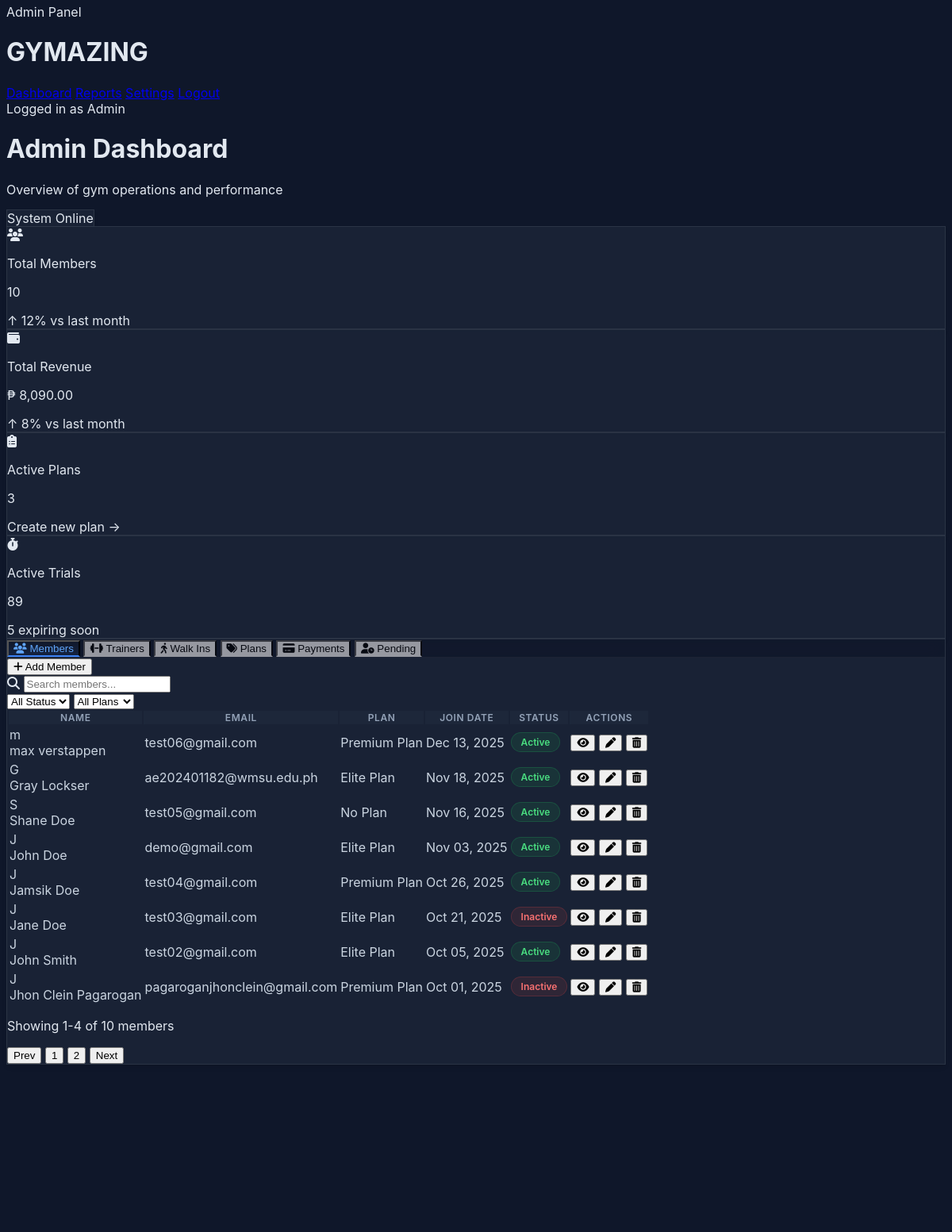
Page /index.php?controller=Admin&action=dashboard (signed in, middle part) on the earlier database version.
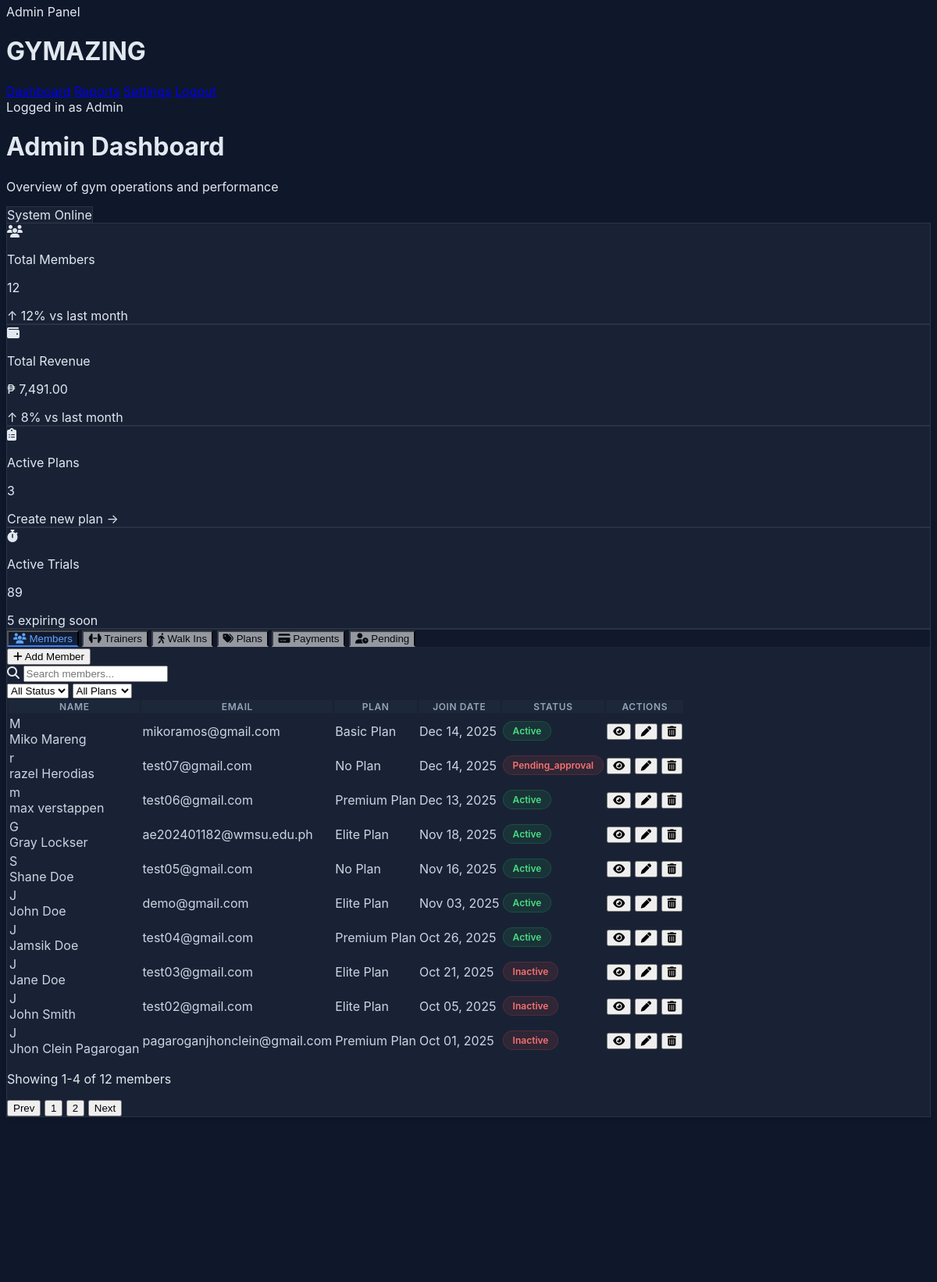
Same page on the later database version.
### tables this page shows
CREATE TABLE `members` (
  `user_id` int(11) NOT NULL,
  `first_name` varchar(50) NOT NULL,
  `last_name` varchar(50) NOT NULL,
  `middle_name` varchar(50) DEFAULT NULL,
  `date_of_birth` date NOT NULL,
  `gender` enum('male','female','Others') NOT NULL,
  `email` varchar(50) NOT NULL,
  `profile_picture` varchar(255) DEFAULT NULL,
  `valid_id_picture` varchar(255) DEFAULT NULL,
  `phone_no` varchar(55) NOT NULL,
  `password` varchar(15) NOT NULL,
  `role` enum('admin','member','trainer') DEFAULT 'member',
  `created_at` date DEFAULT NULL,
  `status` enum('active','inactive','pending_approval','rejected') NOT NULL DEFAULT 'pending_approval'
);

### App/Controller.php (called while the page is built, shortened)
<?php
    class Controller {
        protected function adminView($view, $data=[]) {
            extract($data);
            require __DIR__ . "/../views/admin/admin{$view}.php";
        }
    }
?>

### App/controllers/adminController.php (called while the page is built, shortened)
<?php
    require_once __DIR__ . "/../Controller.php";
    require_once __DIR__ . "/../config/Database.php";
    require_once __DIR__ . "/../models/User.php";
    class AdminController extends Controller {
        public function dashboard() {
            $user = new User();
            $plan = new Plan();
            $payment = new Payment();
            $subscription = new Subscription();
            $trainerModel = new Trainer();
            $members = $user->displayAllUsers();
            $memberCount = $user->countActiveMembers();
            $totalEarned = $payment->totalEarned();
            $trainers = $trainerModel->getAllTrainers();
            $paymentDetails = $subscription->getUserPayments();
            $totalPayments = $subscription->countTotalPayments();
            $walk_ins = $user->displayAllWalkInMembers();
            $plans = $plan->getAllPlans();
            $activePlans = $plan->getAllActivePlans();
            $freezeRequests = $subscription->getPendingFreezeRequests();
            $this->adminView('dashboard', [
                'memberCount' => $memberCount,
                'totalEarned' => $totalEarned,
                'paymentDetails' => $paymentDetails,
                'totalPayments' =>  $totalPayments,
                'trainers' => $trainers,
                'walk_ins' => $walk_ins,
                'members' => $members,
                'plans' => $plans,
                'activePlans' => $activePlans,
                'freezeRequests' => $freezeRequests
            ]);
        }
    }
?>

### public/index.php (called while the page is built, shortened)
<?php
    $app = new App();
    $app->run();
?>

### App/config/Database.php (called while the page is built, shortened)
<?php
    class Database {
        private $host = "localhost";
        private $user = "root";
        private $password = "";
        private $dbname = "gym";
        public function connect() {
            $this->conn = new PDO("mysql:host=$this->host;dbname=$this->dbname", $this->user, $this->password);
            return $this->conn;
        }
    }
?>

### App/models/User.php (called while the page is built, shortened)
<?php
    require_once __DIR__ . "../../config/Database.php";
    class User extends Database {
        public function displayAllUsers() {
            $sql = "SELECT
                    m.user_id, CONCAT(m.first_name, ' ', m.last_name) as name, m.email, m.created_at, p.plan_name, s.end_date, m.status
                    FROM members m
                    LEFT JOIN subscriptions s on s.user_id = m.user_id
                    LEFT JOIN membership_plans p ON p.plan_id = s.plan_id
                    WHERE role = 'member' GROUP BY m.user_id  ORDER BY m.created_at DESC";
            $query = $this->connect()->prepare($sql);
            if($query->execute()) {
                return $query->fetchAll();
            } else {
                return null;
            }
        }
}
?>

### views/admin/adminDashboard.php (the view, shortened to what the rows shown need)
<!DOCTYPE html>
<html lang="en">
<head>
    <script src="../public/assets/js/tailwindcss/tailwindcss.js"></script>
    <link rel="stylesheet" href="https://cdnjs.cloudflare.com/ajax/libs/font-awesome/6.4.0/css/all.min.css">
</head>
<body class="min-h-screen">
    <?php include __DIR__ . "/layouts/adminnavbar.php" ?>
    <div class="min-h-screen md:ml-64 transition-all duration-300">
        <main class="p-6 lg:p-10">
            <div class="mb-10 flex flex-col md:flex-row justify-between items-start md:items-center">
                <div>
                    <h1 class="text-3xl font-bold text-white mb-2 tracking-tight">Admin Dashboard</h1>
                </div>
            </div>
            <div class="glass-panel rounded-xl border-0 overflow-hidden">
                <div id="members" class="tab-content active bg-[#162032]"> <div class="p-6">
                        <div class="overflow-x-auto rounded-lg border border-slate-700">
                            <table class="w-full text-left custom-table">
                                <thead>
                                    <tr>
                                        <th class="p-4 rounded-tl-lg">Name</th>
                                        <th class="p-4">Email</th>
                                        <th class="p-4">Plan</th>
                                        <th class="p-4">Join Date</th>
                                        <th class="p-4">Status</th>
                                        <th class="p-4 text-center rounded-tr-lg">Actions</th>
                                    </tr>
                                </thead>
                                <tbody>
                                    <?php foreach($members as $member) {
                                        $user_name = $member['name'];
                                        $user_initial = substr($user_name, 0, 1);
                                    ?>
                                        <tr class="table-row" data-user-id="<?= $member['user_id'] ?>">
                                            <td class="p-4">
                                                <div class="flex items-center">
                                                    <div class="w-9 h-9 bg-gradient-to-br from-blue-500 to-blue-700 rounded-full flex items-center justify-center text-white font-bold text-sm shadow-md mr-3">
                                                        <?= $user_initial ?>
                                                    </div>
                                                    <span class="font-medium text-white"><?= $member['name'] ?></span>
                                                </div>
                                            </td>
                                            <td class="p-4 text-sm text-slate-400"><?= $member['email'] ?></td>
                                            <td class="p-4 text-sm font-medium text-slate-300"><?= isset($member['plan_name']) ? $member['plan_name'] : '<span class="text-slate-500 italic">No Plan</span>' ?></td>
                                            <td class="p-4 text-sm text-slate-400"><?= date('M d, Y', strtotime($member['created_at'])) ?></td>
                                            <td class="p-4">
                                                <span class="status-badge <?= $member['status'] == 'active' ? 'status-active' : 'status-inactive'?>">
                                                    <?= isset($member['status']) ? ucfirst($member['status']) : 'Inactive' ?>
                                                </span>
                                            </td>
                                            <td class="p-4 text-center">
                                                <div class="flex items-center justify-center gap-2">
                                                    <button id="viewMemberDetailsBtn" class="btn-view-member p-1.5 text-blue-400 hover:text-blue-300 transition-colors" title="View"><i class="fas fa-eye"></i></button>
                                                    <button class="btn-edit-member p-1.5 text-emerald-400 hover:text-emerald-300 transition-colors" title="Edit"><i class="fas fa-pen"></i></button>
                                                    <button class="btn-delete-member p-1.5 text-red-400 hover:text-red-300 transition-colors" title="Deactivate"><i class="fas fa-trash-alt"></i></button>
                                                </div>
                                            </td>
                                        </tr>
                                    <?php } ?>
                                </tbody>
                            </table>
                        </div>
                    </div>
                </div>
            </div> </main>
    </div>
</body>
</html>

Differences in the rows shown:
added members: user_initial "M", name "Miko Mareng", email "mikoramos@gmail.com", plan_name "Basic Plan", created_at "Dec 14, 2025", status "Active"
added members: user_initial "r", name "razel Herodias", email "test07@gmail.com", shows "No Plan", created_at "Dec 14, 2025", status "Pending_approval"
changed members "test02@gmail.com": status "Active" → "Inactive"
Other differences:
$memberCount['active_member_count']: "10" → "12"
$totalEarned['total_earned']: "8,090.00" → "7,491.00"
